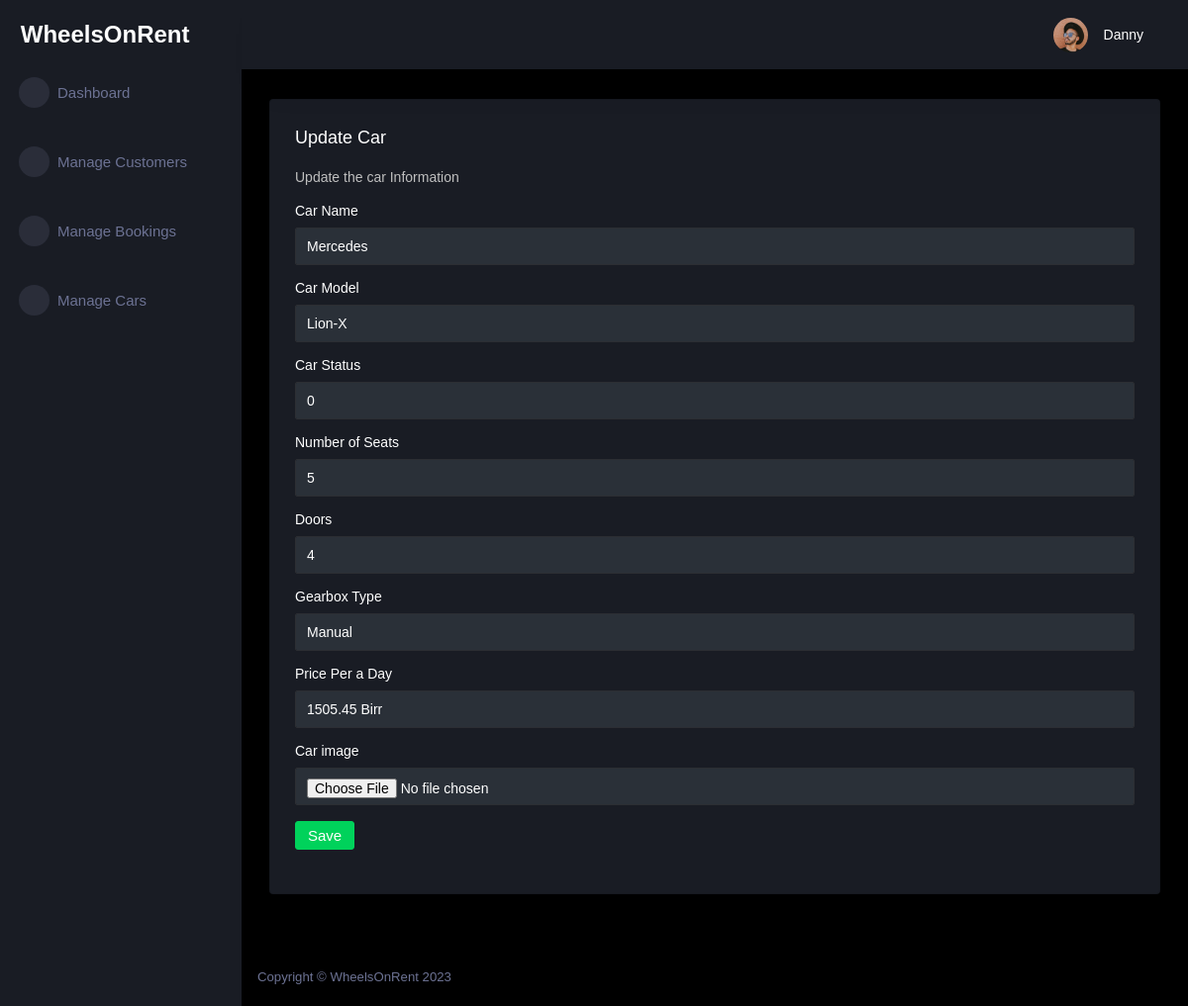
/13/update (signed in), run on an earlier commit of the app's database.
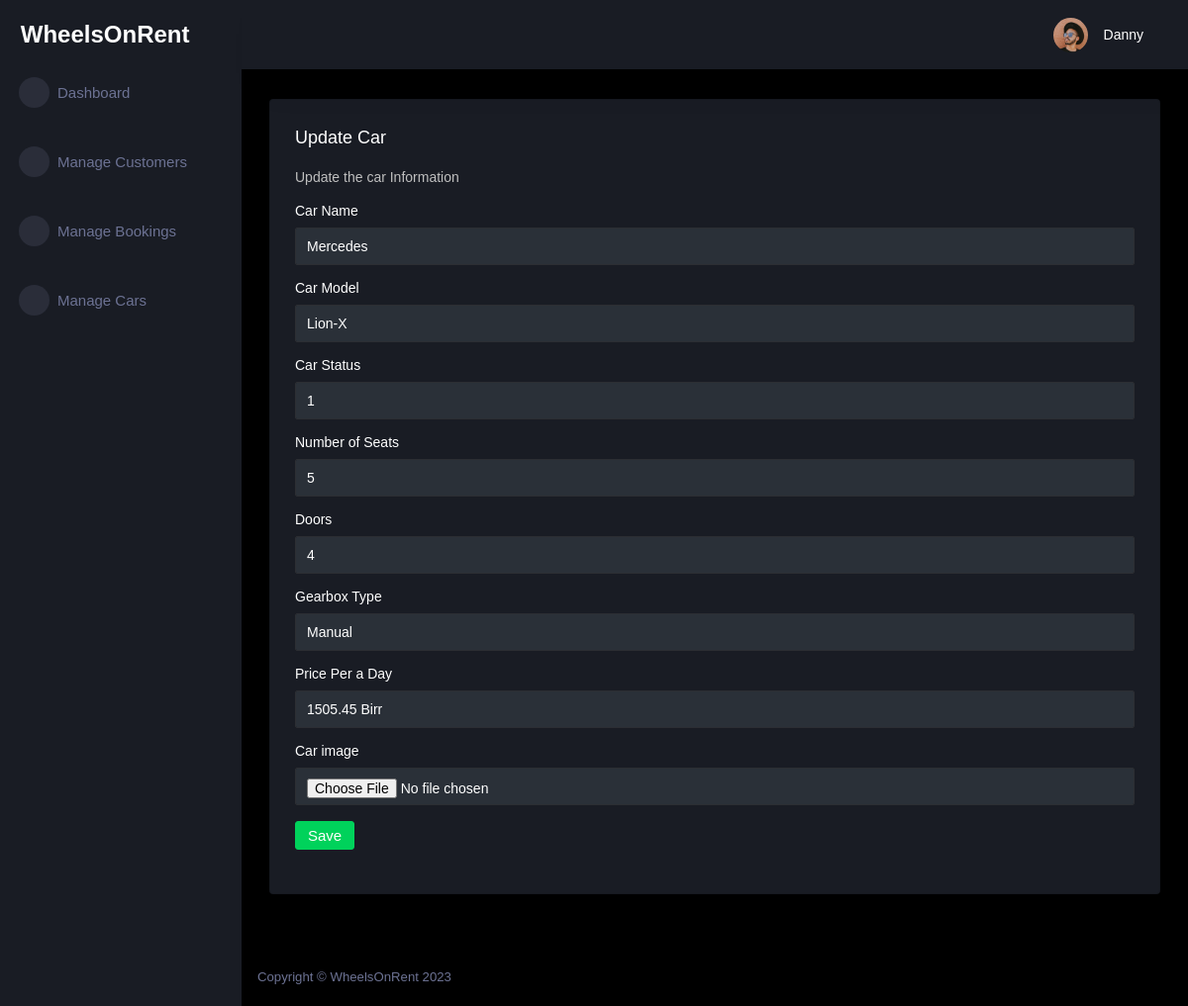
And on a later commit of the database.
### tables this page shows
CREATE TABLE car (
  id INTEGER PRIMARY KEY AUTOINCREMENT,
  name TEXT NOT NULL,
  model TEXT NOT NULL,
  status TEXT NOT NULL,
  seat INTEGER NOT NULL,
  door INTEGER NOT NULL,
  gearbox TEXT NOT NULL,
  image TEXT
, price REAL NOT NULL DEFAULT 0.0);

### car_app/car.py (the view, shortened to what this page needs)
@bp.route('/<int:id>/update', methods=('GET', 'POST'))
@login_required
def update(id):
    car = get_car(id)
    return render_template('admin/car_update.html', car=car)

### car_app/car.py (called while the page is built)
def get_car(id, check_author=True):
    car = get_db().execute(
        'SELECT id, name, model, status, seat, door, gearbox, image, price'
        ' FROM car'
        ' WHERE car.id = ?',
        (id,)
    ).fetchone()
    if car is None:
        abort(404, f"Car id {id} doesn't exist.")
    return car

### car_app/customer.py (called while the page is built)
@bp.before_app_request
def load_logged_in_customer():
    customer_id = session.get('customer_id')
    if customer_id is None:
        g.customer = None
    else:
        g.customer = get_db().execute(
            'SELECT * FROM customer WHERE id = ?', (customer_id,)
        ).fetchone()

def login_required(view):
    @functools.wraps(view)
    def wrapped_view(**kwargs):
        if g.customer is None:
            return redirect(url_for('customer.login'))
        return view(**kwargs)
    return wrapped_view

### car_app/db.py (called while the page is built)
def get_db():
    if 'db' not in g:
        g.db = sqlite3.connect(
            current_app.config['DATABASE'],
            detect_types=sqlite3.PARSE_DECLTYPES
        )
        g.db.row_factory = sqlite3.Row
    return g.db

### car_app/templates/admin/car_update.html
{% extends 'admin/admin_base.html' %}
{% block content %}
<div class="content-wrapper">
  <div class="row">
    <div class="col-md-12 grid-margin stretch-card">
      <div class="card">
        <div class="card-body">
          <h4 class="card-title">Update Car</h4>
          <p class="card-description"> Update the car Information </p>
            <form class="forms-sample" method="post" enctype="multipart/form-data">
              <div class="form-group">
            <label for="name">Car Name</label>
            <input class="form-control" name="name" id="name" value="{{ request.form['name'] or car['name'] }}" required>
              </div>
            <div class="form-group">
            <label for="model">Car Model</label>
            <input class="form-control" name="model" id="model" value="{{ request.form['model'] or car['model'] }}" required>
          </div>
            <div class="form-group">
            <label for="status">Car Status</label>
            <input class="form-control" name="status" id="status" value="{{ request.form['status'] or car['status'] }}" required>
          </div>
            <div class="form-group">
            <label for="seat">Number of Seats</label>
            <input class="form-control" name="seat" id="seat" value="{{ request.form['seat'] or car['seat'] }}" required>
          </div>
            <div class="form-group">
            <label for="door">Doors</label>
            <input class="form-control" name="door" id="door" value="{{ request.form['door'] or car['door'] }}" required>
          </div>
            <div class="form-group">
            <label for="gearbox">Gearbox Type</label>
            <input class="form-control" name="gearbox" id="gearbox" value="{{ request.form['gearbox'] or car['gearbox'] }}" required>
            </div>
	    <div class="form-group">
            <label for="price">Price Per a Day</label>
            <input class="form-control" name="price" id="gearbox" value="{{ request.form['price'] or car['price'] }}" required>
	    </div>
            <div class="form-group">
            <label for="image">Car image</label>
            <input class="form-control" type="file" name="image" id="image" accept="image/*">
          </div>
            <div class="form-group">
            <input class="btn btn-success" type="submit" value="Save">
          </div>
          </form>
        </div>
      </div>
    </div>
  </div>
</div>
{% endblock %}

What changed in the data, as far as the page shows it:
changed car "Mercedes": status "0" → "1"
